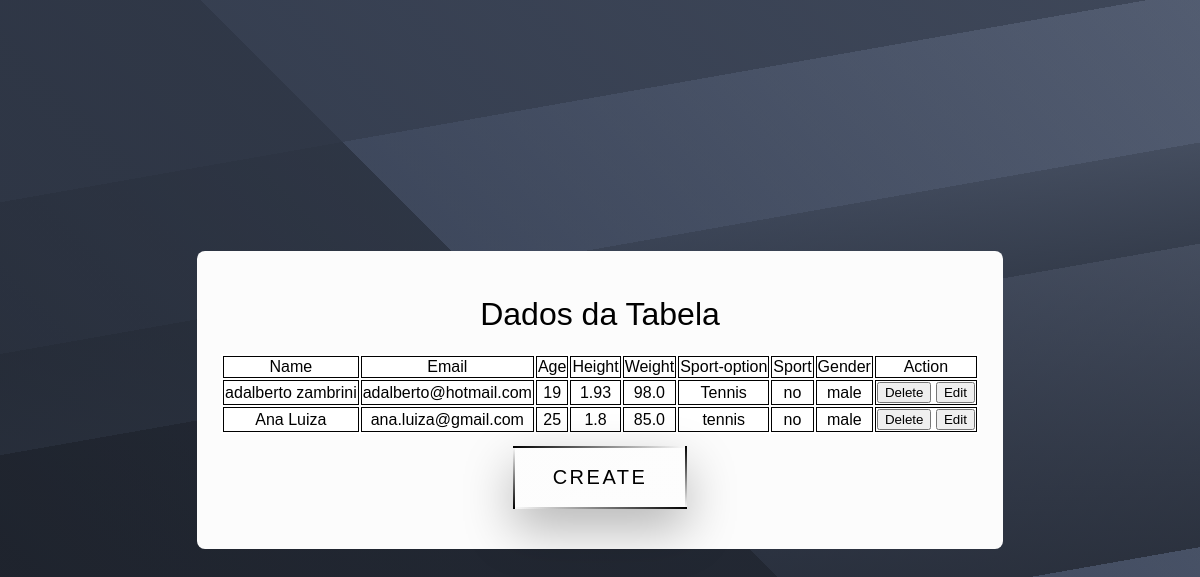
Page /data on the committed database.
### tables this page shows
CREATE TABLE cadastro (
                id INTEGER PRIMARY KEY AUTOINCREMENT,
                name         TEXT,
                email        TEXT,
                age          INTERGER,
                height       FLOAT,
                weight       FLOAT,
                sport_option TEXT,
                sport        TEXT,
                gender       TEXT
            );

### app.py (the view)
@app.route('/data')
def data():
    connection = sqlite3.connect(DATABASE_PATH)
    cursor = connection.cursor()
    cursor.execute('SELECT * FROM cadastro')
    dados = cursor.fetchall()
    connection.close()
    print("Dados Banco:", dados)
    return render_template('data.html', dados=dados)

### templates/data.html (shortened to what this page needs)
<!DOCTYPE html>
<html lang="en">
<head>
    <link rel= "stylesheet" type= "text/css" href= "{{ url_for('static',filename='style.css') }}">
    <link rel="stylesheet" href="{{ url_for('static',filename='botao.css') }}">
</head>
<body>
    <div class="data-container">
        <h1>Dados da Tabela</h1>
        <table border="1">
            <tr>
                <th>Name</th>
                <th>Email</th>
                <th>Age</th>
                <th>Height</th>
                <th>Weight</th>
                <th>Sport-option</th>
                <th>Sport</th>
                <th>Gender</th>
                <th>Action</th>
            </tr>
            {% for linha in dados %}
            <tr>
                <td>{{ linha[1] }}</td>
                <td>{{ linha[2] }}</td>
                <td>{{ linha[3] }}</td>
                <td>{{ linha[4] }}</td>
                <td>{{ linha[5] }}</td>
                <td>{{ linha[6] }}</td>
                <td>{{ linha[7] }}</td>
                <td>{{ linha[8] }}</td>
                <td>
                    <a href="/data/deleteStudent?student={{ linha[0] }}"><button>Delete</button></a>
                    <a href="/data/editStudent?student={{ linha[0] }}"><button>Edit</button></a>
                </td>
            </tr>
            {% endfor %}
        </table>
        <button type="button"  class="submit-button">
            <a href="/register" class="animated-button">
                <span></span>
                <span></span>
                <span></span>
                <span></span>
                Create
              </a>
        </button>
    </body>
    </html>
</body>

### static/style.css (style rules this page uses)
body { width: 100%; height: 100vh; margin: 0; padding: 0; background: #f3f2f2; display: flex; align-items: center; justify-content: center; }
.data-container { width: auto; height: auto; padding: 2%; background: #fcfcfc; border-radius: .5rem; text-align: center; }
.data-container h1 { font-weight: 100; }
table { width: 100%; background-color: rgb(255, 255, 255); columns: center; font-family: 'Lucida Grande', 'Lucida Sans Unicode', Geneva, Verdana, sans-serif; font-weight: normal; overflow-y: auto; border: unset !important; }
table, tbody, th, tr, td { border: unset; border-bottom: 1px solid #000; border-top: 1px solid #000; border-right: 1px solid #000; border-left: 1px solid #000; }
table tr th { font-weight: 100; }

### static/botao.css (style rules this page uses)
html { height: 100%; -webkit-box-sizing: border-box; box-sizing: border-box; }
body { min-height: 100%; position: relative; padding-bottom: 3rem; margin: 0; padding: 0; text-align: center; width: 100%; background: linear-gradient(170deg, rgba(49, 57, 73, 0.8) 20%, rgba(49, 57, 73, 0.5) 20%, rgba(49, 57, 73, 0.5) 35%, rgba(41, 48, 61, 0.6) 35%, rgba(41, 48, 61, 0.8) 45%, rgba(31, 36, 46, 0.5) 45%, rgba(31, 36, 46, 0.8) 75%, rgba(49, 57, 73, 0.5) 75%), linear-gradient(45deg, rgba(20, 24, 31, 0.8) 0%, rgba(41, 48, 61, 0.8) 50%, rgba(82, 95, 122, 0.8) 50%, rgba(133, 146, 173, 0.8) 100%) #313949; font-family: 'Lucida Sans', 'Lucida Sans Regular', 'Lucida Grande', 'Lucida Sans Unicode', Geneva, Verdana, sans-serif; }
.animated-button { background: linear-gradient(-30deg, #ffffff46 50%, #ffffff34 50%); padding: 20px 40px; margin: 12px; display: inline-block; -webkit-transform: translate(0%, 0%); transform: translate(0%, 0%); overflow: hidden; color: #000000; font-size: 20px; letter-spacing: 2.5px; text-align: center; text-transform: uppercase; text-decoration: none; -webkit-box-shadow: 0 20px 50px rgba(0, 0, 0, 0.253); box-shadow: 0 20px 50px rgba(0, 0, 0, 0.281); }
.animated-button::before { content: ''; position: absolute; top: 0px; left: 0px; width: 100%; height: 100%; background-color: #000000; opacity: 0; -webkit-transition: .2s opacity ease-in-out; transition: .2s opacity ease-in-out; }
.animated-button span { position: absolute; }
.animated-button span:nth-child(1) { top: 0px; left: 0px; width: 100%; height: 2px; background: -webkit-gradient(linear, right top, left top, from(rgba(43, 8, 8, 0)), to(#000000)); background: linear-gradient(to left, rgba(255, 255, 255, 0), #000000); -webkit-animation: 2s animateTop linear infinite; animation: 2s animateTop linear infinite; }
.animated-button span:nth-child(2) { top: 0px; right: 0px; height: 100%; width: 2px; background: -webkit-gradient(linear, left bottom, left top, from(rgba(43, 8, 8, 0)), to(#000000)); background: linear-gradient(to top, rgba(43, 8, 8, 0), #000000); -webkit-animation: 2s animateRight linear -1s infinite; animation: 2s animateRight linear -1s infinite; }
.animated-button span:nth-child(3) { bottom: 0px; left: 0px; width: 100%; height: 2px; background: -webkit-gradient(linear, left top, right top, from(rgba(0, 0, 0, 0)), to(#000000)); background: linear-gradient(to right, rgba(43, 8, 8, 0), rgb(0, 0, 0)38, 38); -webkit-animation: 2s animateBottom linear infinite; animation: 2s animateBottom linear infinite; }
.animated-button span:nth-child(4) { top: 0px; left: 0px; height: 100%; width: 2px; background: -webkit-gradient(linear, left top, left bottom, from(rgba(43, 8, 8, 0)), to(#000000)); background: linear-gradient(to bottom, rgba(43, 8, 8, 0), #000000); -webkit-animation: 2s animateLeft linear -1s infinite; animation: 2s animateLeft linear -1s infinite; }
.submit-button { all: unset; }

### rows in the picture
cadastro: name "adalberto zambrini", email "adalberto@hotmail.com", age "19", height "1.93", weight "98.0", sport_option "Tennis", sport "no", gender "male"
cadastro: name "Ana Luiza", email "ana.luiza@gmail.com", age "25", height "1.8", weight "85.0", sport_option "tennis", sport "no", gender "male"
